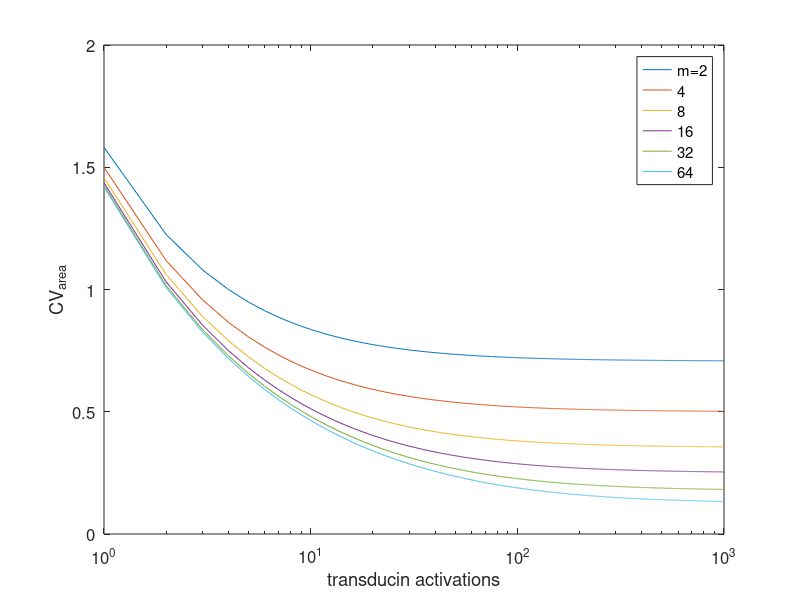

This chart was generated by the following MATLAB code: (Note: this script raises an error after producing the figure.)
%----------------------------------------------------------------------------------
% TRANSDUCTION MODELS
%----------------------------------------------------------------------------------

%%
% define plot color sequence, axis fonts
PlotColors = 'bgrkymcbgrkymcbgrkymcbgrkymc';
set(0, 'DefaultAxesFontName','Helvetica')
set(0, 'DefaultAxesFontSize', 12)
colormap([0 0 0])
scrsz = get(0, 'ScreenSize');

%%
%----------------------------------------------------------------------------------
% THEORETICAL PREDICTIONS
%----------------------------------------------------------------------------------

% CV of response areas vs number of steps in rhodopsin inactivation and
% number of transducin activations

TAct = 1:1000;
RhSteps = [2 4 8 16 32 64];
clear CVArea;

for step = 1:length(RhSteps)
    CVArea(:, step) = sqrt(1/RhSteps(step) + 2./TAct);
end
figure(1);

semilogx(CVArea);
xlabel('transducin activations');
ylabel('CV_{area}');
legend('m=2', '4', '8', '16', '32', '64');

%%
cd ~/Dropbox/Reproducibility/code-data 

%%
%----------------------------------------------------------------------------------
% MODELS FOR TIME-DEPENDENT VARIANCE BASED ON LINEAR TRANSDUCTION CASCADES
%----------------------------------------------------------------------------------

%%
% predict time-dependent variance in two cases assuming same Rh kinetics
% but different (linear) transduction cascade kinetics
%
% do this across a range of inactivation kinetics for rhodopsin to see
% which provides best explanation of data

RhShutoffFact = [225]      % effective time constants for rhodopsin shutoff
NumResponses = 	1000;
NumSteps = 7;
RhDecayFact = 1;

clear WTTPeakRatio GCAPTPeakRatio;

for cnt = 1:length(RhShutoffFact)

    tcon = RhShutoffFact(cnt);                                      % R*(t) decay time constant - units ms
    FreqCutoff = 10;                                

    % compute cascade filter for first response
    RespLength = length(WTAveNormSingle36C);
    Resp = WTAveNormSingle36C(1:RespLength);   % base response to compute R*->I filter
    tme = 1:RespLength;                          % time in ms

    % run stochastic simulation to get mean rhodopsin time course
    clear SimulateCondition;
    SimulateCondition.NumSteps = NumSteps;
    SimulateCondition.RhDecayFact = RhDecayFact;
    SimulateCondition.SamplingInterval = 1;         % ms
    SimulateCondition.EpochPts = length(Resp);
    SimulateCondition.EpochNumbers(1:NumResponses) = 0;
    SimulateCondition.ExcludeEpochs(1:NumResponses) = 0;
    SimulateCondition.RhodopsinCompression = 0;
    SimulateCondition.ResponseCompression = 0;
    SimulateCondition.NumPtsToPeak = 100;
    SimulateCondition.InitialShutoffRate = SimulateCondition.SamplingInterval * NumSteps / tcon;
    SimulateCondition = RhCascadeModel(SimulateCondition, Resp, NumResponses);

    filtFFT = fft(Resp) ./ fft(SimulateCondition.MeanRhTimeCourse);
    filtFFT(FreqCutoff+1:length(filtFFT)-FreqCutoff) = 0;
    WTFilt = real(ifft(filtFFT));

    % compute cascade filter for second response
    RespLength = length(GCAPAveNormSingle36C);
    Resp = GCAPAveNormSingle36C(1:RespLength);   % base response to compute R*->I filter
    tme = 1:RespLength;                          % time in ms

    % run stochastic simulation to get mean rhodopsin time course
    clear SimulateCondition;
    SimulateCondition.NumSteps = NumSteps;
    SimulateCondition.RhDecayFact = RhDecayFact;
    SimulateCondition.SamplingInterval = 1;         % ms
    SimulateCondition.EpochPts = length(Resp);
    SimulateCondition.EpochNumbers(1:NumResponses) = 0;
    SimulateCondition.ExcludeEpochs(1:NumResponses) = 0;
    SimulateCondition.RhodopsinCompression = 0;
    SimulateCondition.ResponseCompression = 0;
    SimulateCondition.NumPtsToPeak = 100;
    SimulateCondition.InitialShutoffRate = SimulateCondition.SamplingInterval * NumSteps / tcon;
    SimulateCondition = RhCascadeModel(SimulateCondition, Resp, NumResponses);

    % compute R*->I filter for second response
    filtFFT = fft(Resp) ./ fft(SimulateCondition.MeanRhTimeCourse);
    filtFFT(FreqCutoff+1:length(filtFFT)-FreqCutoff) = 0;
    GCAPFilt = real(ifft(filtFFT));

    % plot
    figure(1);clf
    plot(tme(1:length(WTFilt)), WTFilt, 'k', tme, GCAPFilt, 'r');

   %----------------------------------------------------------------------------------
   % compare wt and GCAP knockout responses using linear filters calculated
    % assuming identical average time course of rhodopsin activity and linear
    % transduction cascade (i.e. fit to mean response).

    % general setup stuff
    clear SimulateCondition;
    SimulateCondition.NumSteps = NumSteps;
    SimulateCondition.RhDecayFact = RhDecayFact;
    SimulateCondition.SamplingInterval = 1;         % ms
    SimulateCondition.EpochPts = length(WTFilt);
    SimulateCondition.EpochNumbers(1:NumResponses) = 0;
    SimulateCondition.ExcludeEpochs(1:NumResponses) = 0;
    SimulateCondition.RhodopsinCompression = 0;
    SimulateCondition.ResponseCompression = 0;
    SimulateCondition.NumPtsToPeak = 100;

    % multi-step shutoff
    ModelType = 'MultiStep';
    SimulateCondition.InitialShutoffRate = SimulateCondition.SamplingInterval * NumSteps / tcon;
    SimulateCondition = RhCascadeModel(SimulateCondition, WTFilt, NumResponses);

    % general setup stuff
    clear GCAPSimulateCondition;
    GCAPSimulateCondition.SamplingInterval = 1;         % ms
    GCAPSimulateCondition.EpochPts = length(GCAPFilt);
    GCAPSimulateCondition.EpochNumbers(1:NumResponses) = 0;
    GCAPSimulateCondition.ExcludeEpochs(1:NumResponses) = 0;
    GCAPSimulateCondition.NumSteps = NumSteps;
    GCAPSimulateCondition.RhDecayFact = RhDecayFact;
    GCAPSimulateCondition.SamplingInterval = 1;         % ms
    GCAPSimulateCondition.EpochPts = length(GCAPFilt);
    GCAPSimulateCondition.EpochNumbers(1:NumResponses) = 0;
    GCAPSimulateCondition.ExcludeEpochs(1:NumResponses) = 0;
    GCAPSimulateCondition.RhodopsinCompression = 0;
    GCAPSimulateCondition.ResponseCompression = 0;
    GCAPSimulateCondition.NumPtsToPeak = 100;
    
    GCAPSimulateCondition.InitialShutoffRate = SimulateCondition.SamplingInterval * NumSteps / tcon;

    % multi-step shutoff
    GCAPSimulateCondition = RhCascadeModel(GCAPSimulateCondition, GCAPFilt, NumResponses);

    % compare modeled and measured mean squared and variance
    fprintf('\nWT CV = %d\n', std(sum(SimulateCondition.EpochData')) / mean(sum(SimulateCondition.EpochData')));
    fprintf('GCAP CV = %d\n', std(sum(GCAPSimulateCondition.EpochData')) / mean(sum(GCAPSimulateCondition.EpochData')));

    SimulateCondition.AverageResponse = mean(SimulateCondition.EpochData);
    SimulateCondition.VarianceResponse = var(SimulateCondition.EpochData);
    GCAPSimulateCondition.AverageResponse = mean(GCAPSimulateCondition.EpochData);
    GCAPSimulateCondition.VarianceResponse = var(GCAPSimulateCondition.EpochData);

    [MaxVal, WTMeanTPeak] = max(SimulateCondition.AverageResponse);
    avesqsim = (SimulateCondition.AverageResponse / MaxVal).^2;
    avesqsim = avesqsim / 10;
    varsim = SimulateCondition.VarianceResponse / MaxVal^2;
    tme2 = 1:length(varsim);
    tme2 = tme2*SimulateCondition.SamplingInterval;

    figure(2);clf
    plot(tme2, avesqsim, 'r', tme2, varsim, 'r--');
    axis([0 1500 -.01 .2]);
    xlabel('normalized time');
    ylabel('normalize amp');
    hold on
    [MaxVal, MeanTPeak] = max(WTAveNormSingle36C);
    plot(tme2, WTAveNormSingle36C.^2 / MaxVal^2 / 10, 'k--', tme2, WTVarNormSingle36C / MaxVal^2, 'k--');

    [MaxVal, GCAPMeanTPeak] = max(GCAPSimulateCondition.AverageResponse);
    avesqsim = (GCAPSimulateCondition.AverageResponse / MaxVal).^2;
    avesqsim = avesqsim / 10;
    varsim = GCAPSimulateCondition.VarianceResponse / MaxVal^2;
    tme2 = 1:length(varsim);
    tme2 = tme2*GCAPSimulateCondition.SamplingInterval;

    figure(3); clf
    plot(tme2, avesqsim, 'r', tme2, varsim, 'r');
    hold on
    axis([0 1500 -.01 .2]);
    set(2, 'DefaultAxesFontSize', 14)
    xlabel('time (ms)');
    ylabel('normalize amp');
    [MaxVal, MeanTPeak] = max(GCAPAveNormSingle36C);
    plot(tme2, GCAPAveNormSingle36C.^2 / MaxVal^2 / 10, 'k--', tme2, GCAPVarNormSingle36C / MaxVal^2, 'k--');
    set(2, 'DefaultAxesFontSize', 11)
    legend('I wt', 'var wt', 'exp I wt', 'exp var wt', 'I GCAP', 'var GCAP', 'exp I GCAP', 'exp var GCAP');
    legend boxoff

    [MaxVal, WTVarTPeak] = max(SimulateCondition.VarianceResponse);
    [MaxVal, GCAPVarTPeak] = max(GCAPSimulateCondition.VarianceResponse);
    WTTPeakRatio(cnt) = WTVarTPeak / WTMeanTPeak;
    GCAPTPeakRatio(cnt) = GCAPVarTPeak / GCAPMeanTPeak;
    pause(1);
    
end

[MaxVal, WTVarTPeak] = max(WTVarNormSingle36C);
[MaxVal, WTMeanTPeak] = max(WTAveNormSingle36C);
[MaxVal, GCAPVarTPeak] = max(GCAPVarNormSingle36C);
[MaxVal, GCAPMeanTPeak] = max(GCAPAveNormSingle36C);
ExpWTTPeakRatio = WTVarTPeak / WTMeanTPeak;
ExpGCAPTPeakRatio = GCAPVarTPeak / GCAPMeanTPeak;

figure(4);
plot(RhShutoffFact, WTTPeakRatio, 'ok', RhShutoffFact, GCAPTPeakRatio, 'or');
xlabel('\tau_{Rh}')
ylabel('t_{peak, \sigma^2} / t_{peak, m}')
fprintf(1, '%d\n%d\n', ExpWTTPeakRatio, ExpGCAPTPeakRatio);
legend('WT', 'GCAP-/-')
legend boxoff

%----------------------------------------------------------------------------------
%%
% compare predictions of models as abruptness of rhodopsin inactivation
% varied

RhDecayFact = [1];
NumResponses = 	100;
NumSteps = 9;
RhTCon = 350;
Resp = WTAveNormSingle30C;

clear TPeakRatio VarWidth;

for cnt = 1:length(RhDecayFact)
    
    RespLength = length(Resp);
    tme = 1:RespLength;                          % time in ms
    FreqCutoff = 10;                                

    % run stochastic simulation to get mean rhodopsin time course
    clear SimulateCondition;
    SimulateCondition.NumSteps = NumSteps;
    SimulateCondition.RhDecayFact = RhDecayFact(cnt);
    SimulateCondition.SamplingInterval = 1;         % ms
    SimulateCondition.EpochPts = length(Resp);
    SimulateCondition.EpochNumbers(1:NumResponses) = 0;
    SimulateCondition.ExcludeEpochs(1:NumResponses) = 0;
    SimulateCondition.RhodopsinCompression = 0;
    SimulateCondition.ResponseCompression = 0;
    SimulateCondition.InitialShutoffRate = SimulateCondition.SamplingInterval * NumSteps / RhTCon;
    SimulateCondition.NumPtsToPeak = 100;
    SimulateCondition = RhCascadeModel(SimulateCondition, Resp, NumResponses);
    
    % compute transduction cascade filter
    filtFFT = fft(Resp) ./ fft(SimulateCondition.MeanRhTimeCourse);
    filtFFT(FreqCutoff+1:length(filtFFT)-FreqCutoff) = 0;
    WTFilt = real(ifft(filtFFT));    
    
    % generate responses
    clear SimulateCondition;
    SimulateCondition.SamplingInterval = 1;         % ms
    SimulateCondition.EpochPts = length(WTFilt);
    SimulateCondition.EpochNumbers(1:NumResponses) = 0;
    SimulateCondition.ExcludeEpochs(1:NumResponses) = 0;
    SimulateCondition.RhDecayFact = RhDecayFact(cnt);
    SimulateCondition.InitialShutoffRate = SimulateCondition.SamplingInterval * NumSteps / RhTCon;
    SimulateCondition.NumSteps = NumSteps;
    SimulateCondition.ResponseCompression = 0;
    SimulateCondition.RhodopsinCompression = 0;
    SimulateCondition.NumPtsToPeak = 100;

    % multi-step shutoff
    ModelType = 'MultiStep';
    SimulateCondition = RhCascadeModel(SimulateCondition, WTFilt, NumResponses);

    % compare modeled and measured mean squared and variance
    fprintf('\nWT CV = %d\n', std(sum(SimulateCondition.EpochData')) / mean(sum(SimulateCondition.EpochData')));

    SimulateCondition.AverageResponse = mean(SimulateCondition.EpochData);
    SimulateCondition.VarianceResponse = var(SimulateCondition.EpochData);

    [MaxVal, MeanTPeak] = max(SimulateCondition.AverageResponse);
    avesqsim = (SimulateCondition.AverageResponse / MaxVal).^2;
    avesqsim = avesqsim / 10;
    varsim = SimulateCondition.VarianceResponse / MaxVal^2;
    tme2 = 1:length(varsim);
    tme2 = tme2*SimulateCondition.SamplingInterval;

    figure(2);clf
    plot(tme2, avesqsim, 'k', tme2, varsim, 'k');
    axis([0 1500 -.01 .2]);
    xlabel('time (ms)');
    ylabel('normalize amp');
    hold on
    [MaxVal, MeanTPeak] = max(WTAveNormSingle36C);
    plot(tme2, WTAveNormSingle36C.^2 / MaxVal^2 / 10, 'k--', tme2, WTVarNormSingle36C / MaxVal^2, 'k--');
    set(2, 'DefaultAxesFontSize', 11)
    legend('I wt', 'var wt', 'exp I wt', 'exp var wt')
    legend boxoff
    pause(1)

    [MaxVal, VarTPeak] = max(SimulateCondition.VarianceResponse);
    TPeakRatio(cnt) = VarTPeak / MeanTPeak;
    Indices = find(SimulateCondition.VarianceResponse > 0.5*MaxVal);
    FirstTime = Indices(min(find(Indices < VarTPeak)));
    SecondTime = Indices(max(find(Indices > VarTPeak)));
    VarWidth(cnt) = SecondTime - FirstTime;
    
end

figure(3);clf
plot(RhDecayFact, TPeakRatio, 'ko');
xlabel('Rh* fractional decay')
ylabel('t_{peak, \sigma^2} / t_{peak, m}')
figure(4);clf
plot(RhDecayFact, VarWidth, 'ko');
xlabel('Rh* fractional decay')
ylabel('variance half width')

%----------------------------------------------------------------------------------
%%
% model including stochastic transducin activation

NumResponses = 	500;
NumSteps = 8;
RhTCon = 250;
TranTCon = 300;
RhDecayFact = 1;
TransRate = [0.08 0.1 0.2 0.4];

if (1)
    ExpMean = WTAveNormSingle36C;
    ExpVar = WTVarNormSingle36C;
else
    ExpMean = GCAPAveNormSingle36C;
    ExpVar = GCAPVarNormSingle36C;
end

RespLength = length(ExpMean);
Resp = ExpMean(1:RespLength);   % base response to compute R*->I filter
tme = 1:RespLength;                          % time in ms
FreqCutoff = 10;                                
clear MeanTAct CVArea

for cnt = 1:length(TransRate)

    % general setup stuff
    clear SimulateCondition;
    SimulateCondition.SamplingInterval = 1;         % ms
    SimulateCondition.EpochPts = length(ExpMean);
    SimulateCondition.EpochNumbers(1:NumResponses) = 0;
    SimulateCondition.ExcludeEpochs(1:NumResponses) = 0;
    SimulateCondition.RhDecayFact = RhDecayFact;
    SimulateCondition.InitialShutoffRate = SimulateCondition.SamplingInterval * NumSteps / RhTCon;
    SimulateCondition.NumSteps = NumSteps;
    SimulateCondition.ResponseCompression = 0;
    SimulateCondition.RhodopsinCompression = 0;
    SimulateCondition.BaseTransRate = TransRate(cnt) * SimulateCondition.SamplingInterval;          % cannot exceed 1 - decrease sampling interval to get higher rate
    SimulateCondition.TransCompression = 0;
    SimulateCondition.TransDecayTimeConst = TranTCon / SimulateCondition.SamplingInterval;
    SimulateCondition.DeterministicRhModel = 0;
    
    % multi-step shutoff
    SimulateCondition = RhPlusTransducinCascadeModel(SimulateCondition, Resp, NumResponses);

    % compute transduction cascade filter
    filtFFT = fft(Resp) ./ fft(SimulateCondition.MeanTrTimeCourse);
    filtFFT(FreqCutoff+1:length(filtFFT)-FreqCutoff) = 0;
    WTFilt = real(ifft(filtFFT));    

    % multi-step shutoff
    SimulateCondition = RhPlusTransducinCascadeModel(SimulateCondition, WTFilt, NumResponses);

    SimulateCondition.AverageResponse = mean(SimulateCondition.EpochData);
    SimulateCondition.VarianceResponse = var(SimulateCondition.EpochData);

    fprintf('CV = %d\n', std(sum(SimulateCondition.EpochData')) / mean(sum(SimulateCondition.EpochData')));
    fprintf('mean number T activated = %d\n', mean(SimulateCondition.TransCount));
    CVArea(cnt) = std(sum(SimulateCondition.EpochData')) / mean(sum(SimulateCondition.EpochData'));
    MeanTAct(cnt) = mean(SimulateCondition.TransCount);

    [MaxVal, MeanTPeak] = max(SimulateCondition.AverageResponse);
    avesqsim = (SimulateCondition.AverageResponse / MaxVal).^2;
    avesqsim = avesqsim / 10;
    varsim = SimulateCondition.VarianceResponse / MaxVal^2;
    tme2 = 1:length(varsim);
    tme2 = tme2*SimulateCondition.SamplingInterval;

    figure(2);clf
    plot(tme2, avesqsim, 'k', tme2, varsim, 'k');
    axis([0 1500 -.01 .2]);
    xlabel('time (ms)');
    ylabel('normalize amp');
    hold on
    plot(tme2, ExpMean.^2 / 10, 'k--', tme2, ExpVar, 'k--');
    set(2, 'DefaultAxesFontSize', 11)
    legend('I wt', 'var wt', 'exp I wt', 'exp var wt')
    legend boxoff
    pause(1);

end

figure(3);clf
semilogx(MeanTAct, CVArea, 'o');
xlabel('ave # T activated');
ylabel('CV Area');
axis tight

%%
%----------------------------------------------------------------------------------
% LIKELIHOOD PARAMETER FITTING
%----------------------------------------------------------------------------------
%%
cd ~/Dropbox/Reproducibility/code-data

%%
% scan across several parameters and assess likelihood of each given
% properties of experimental responses

NumSteps =  [6 10 14];              % number shutoff steps
RhTCon = [200 300 400];             % rhodopsin decay time constant in ms
RhDecayFact = [0 0.25 0.5 0.75 1];  % extend of rhodopsin decay for each step
NumResponses = 10000;       % with 5000 resps simulation std ~1%, about 10% std in likelihood

load WTSingles36
Resp = Target.AveSingle;
FreqCutoff = 10;                                  
NumLoops = 1;
Verbose = 1;
CovarFit = 0;                   % if 0, likelihood assumes parameters independent

for loop = 1:NumLoops
    
    clear TPeakRatio VarWidth Likelihood CV;

    for step = 1:length(NumSteps)

        for tcon = 1:length(RhTCon)

            for decay = 1:length(RhDecayFact)

                RespLength = length(Resp);
                tme = 1:RespLength;                          % time in ms

                % run stochastic simulation to get mean rhodopsin time course
                clear SimulateCondition;
                SimulateCondition.NumSteps = NumSteps(step);
                SimulateCondition.RhDecayFact = RhDecayFact(decay);
                SimulateCondition.SamplingInterval = 1;         % ms
                SimulateCondition.EpochPts = length(Resp);
                SimulateCondition.EpochNumbers(1:NumResponses) = 0;
                SimulateCondition.ExcludeEpochs(1:NumResponses) = 0;
                SimulateCondition.RhodopsinCompression = 0;
                SimulateCondition.ResponseCompression = 0;
                SimulateCondition.InitialShutoffRate = SimulateCondition.SamplingInterval * NumSteps(step) / RhTCon(tcon);
                SimulateCondition.NumPtsToPeak = 100;
                 
                SimulateCondition = RhCascadeModel(SimulateCondition, Resp, NumResponses);

                % compute transduction cascade filter
                filtFFT = fft(Resp) ./ fft(SimulateCondition.MeanRhTimeCourse);
                filtFFT(FreqCutoff+1:length(filtFFT)-FreqCutoff) = 0;
                WTFilt = real(ifft(filtFFT));    

                % generate responses
                SimulateCondition = RhCascadeModel(SimulateCondition, WTFilt, NumResponses);

                % compare modeled and measured mean squared and variance
                CV(decay, tcon, step) = std(sum(SimulateCondition.EpochData')) / mean(sum(SimulateCondition.EpochData'));

                SimulateCondition.AverageResponse = mean(SimulateCondition.EpochData);
                SimulateCondition.VarianceResponse = var(SimulateCondition.EpochData);

                [MaxVal, MeanTPeak] = max(SimulateCondition.AverageResponse);
                [MaxVal, VarTPeak] = max(SimulateCondition.VarianceResponse);
                TPeakRatio(decay, tcon, step) = VarTPeak / MeanTPeak;
                Indices = find(SimulateCondition.VarianceResponse > 0.5*MaxVal);
                FirstTime = Indices(min(find(Indices < VarTPeak)));
                SecondTime = Indices(max(find(Indices > VarTPeak)));
                VarWidth(decay, tcon, step) = (SecondTime - FirstTime) / MeanTPeak;
                
                % calculate likelihood of model parameters
                if (CovarFit)       % take into account covariance of measured parameters
                    ParamsVec(1) = CV(decay, tcon, step) - Target.MeanCVArea; 
                    ParamsVec(2) = TPeakRatio(decay, tcon, step) - Target.MeanTPeakRatio;
                    ParamsVec(3) = VarWidth(decay, tcon, step) - Target.MeanVarWidth;
                    ParamsProjs = ParamsVec * Target.ParamsEigVec;
                    Likelihood(decay, tcon, step) = normpdf(abs(ParamsProjs(1)/Target.ParamsEigSEM(1)));
                    Likelihood(decay, tcon, step) = Likelihood(decay, tcon, step) * normpdf(abs(ParamsProjs(2)/Target.ParamsEigSEM(2)));;
                    Likelihood(decay, tcon, step) = Likelihood(decay, tcon, step) * normpdf(abs(ParamsProjs(3)/Target.ParamsEigSEM(3)));
                else    % assume parameters independent
                    Likelihood(decay, tcon, step) = normpdf((abs(CV(decay, tcon, step) - Target.MeanCVArea) / Target.SEMCVArea));
                    Likelihood(decay, tcon, step) = Likelihood(decay, tcon, step) * normpdf((abs(TPeakRatio(decay, tcon, step) - Target.MeanTPeakRatio) / Target.SEMTPeakRatio));
                    Likelihood(decay, tcon, step) = Likelihood(decay, tcon, step) * normpdf((abs(VarWidth(decay, tcon, step) - Target.MeanVarWidth) / Target.SEMVarWidth));
                end
                
                if (Verbose)
                    fprintf('%d %d %d\n', step, tcon, decay); 
                    fprintf('\tCV = %d TPeakRatio = %d VarWidth = %d Likelihood = %d\n', CV(decay, tcon, step), TPeakRatio(decay, tcon, step), VarWidth(decay, tcon, step), Likelihood(decay, tcon, step));
                end
                
            end

        end

    end
    [MaxVal, MaxLoc] = max(Likelihood(:));
    MaxLoc = MaxLoc-1;
    Index1 = floor(MaxLoc / (length(RhDecayFact) * length(RhTCon)));
    Index2 = floor((MaxLoc - Index1 * (length(RhDecayFact) * length(RhTCon))) / length(RhDecayFact));
    Index3 = MaxLoc - Index1 * (length(RhDecayFact) * length(RhTCon)) - Index2 * length(RhDecayFact);

    fprintf(1, '%d %d %d\n', Index1+1, Index2+1, Index3+1);
    fprintf(1, '%d %d %d\n', NumSteps(Index1+1), RhTCon(Index2+1), RhDecayFact(Index3+1));

end

ContourLevels = [-4:0.5:0] + log10(max(Likelihood(:)));
figure(2);clf

for step = 1:length(NumSteps)
    subplot(1, length(NumSteps), step);
    contour(RhTCon, RhDecayFact, log10(Likelihood(:, :, step)), sort(ContourLevels))
    temp = strcat(num2str(NumSteps(step)), ' steps');
    text(RhTCon(2), RhDecayFact(2), temp);
end
subplot(1, length(NumSteps), 1)
ylabel('Rh decay factor');
subplot(1, length(NumSteps), ceil(length(NumSteps)/2))
xlabel('Rh* duration');


%%
% scan across several parameters and assess likelihood of each given
% properties of experimental responses - transducin compression

NumSteps = [10];
RhTCon = [100];
TranTCon = 100;
RhDecayFact = 1;
NumResponses = 1000;       % with 5000 resps simulation std ~1%, about 10% std in likelihood
load WTSingles36
Resp = Target.AveSingle;
FreqCutoff = 10;                                
NumLoops = 1;
Verbose = 1;
TransRate = [0.03 0.1];
TransCompression = 200;
TransRateCompressFlag = 1;
CovarFit = 0;

for loop = 1:NumLoops
    
    clear TPeakRatio VarWidth Likelihood CV;

    for step = 1:length(NumSteps)

        for tcon = 1:length(RhTCon)

            for comp = 1:length(TransRate)

                RespLength = length(Resp);
                tme = 1:RespLength;                          % time in ms

                % run stochastic simulation to get mean rhodopsin time
                % course
                clear SimulateCondition;
                SimulateCondition.NumSteps = NumSteps(step);
                SimulateCondition.RhDecayFact = RhDecayFact;
                SimulateCondition.SamplingInterval = 1;         % ms
                SimulateCondition.EpochPts = length(Resp);
                SimulateCondition.EpochNumbers(1:NumResponses) = 0;
                SimulateCondition.ExcludeEpochs(1:NumResponses) = 0;
                SimulateCondition.RhodopsinCompression = 0;
                SimulateCondition.ResponseCompression = 0;
                SimulateCondition.DeterministicRhModel = 1;
                SimulateCondition.DeterministicTrModel = 0;
                SimulateCondition.InitialShutoffRate = SimulateCondition.SamplingInterval * NumSteps(step) / RhTCon(tcon);
                SimulateCondition.NumPtsToPeak = 100;
                SimulateCondition.TransCompression = 0;
                SimulateCondition.TransRateCompression = TransCompression;
                SimulateCondition.BaseTransRate = TransRate(comp);                  % cannot exceed 1 - decrease sampling interval to get higher rate
%                 if (TransRateCompressFlag)
%                     SimulateCondition.TransCompression = 0;
%                     SimulateCondition.TransRateCompression = TransCompression(comp);
%                 else
%                     SimulateCondition.TransCompression = TransCompression(comp);
%                     SimulateCondition.TransRateCompression = 0;
%                 end
                SimulateCondition.TransDecayTimeConst = TranTCon / SimulateCondition.SamplingInterval;
                SimulateCondition.NumPtsToPeak = 100;

                % multi-step shutoff
                SimulateCondition = RhPlusTransducinCascadeModel(SimulateCondition, Resp, NumResponses);
                
                % compute transduction cascade filter
                filtFFT = fft(Resp) ./ fft(SimulateCondition.MeanTrTimeCourse);
                filtFFT(FreqCutoff+1:length(filtFFT)-FreqCutoff) = 0;
                WTFilt = real(ifft(filtFFT));    
                 
                % multi-step shutoff
                SimulateCondition = RhPlusTransducinCascadeModel(SimulateCondition, WTFilt, NumResponses);

                % compare modeled and measured mean squared and variance
                CV(comp, tcon, step) = std(sum(SimulateCondition.EpochData')) / mean(sum(SimulateCondition.EpochData'));

                SimulateCondition.AverageResponse = mean(SimulateCondition.EpochData);
                SimulateCondition.VarianceResponse = var(SimulateCondition.EpochData);

                [MaxVal, MeanTPeak] = max(SimulateCondition.AverageResponse);
                [MaxVal, VarTPeak] = max(SimulateCondition.VarianceResponse);
                TPeakRatio(comp, tcon, step) = VarTPeak / MeanTPeak;
                Indices = find(SimulateCondition.VarianceResponse > 0.5*MaxVal);
                FirstTime = Indices(min(find(Indices < VarTPeak)));
                SecondTime = Indices(max(find(Indices > VarTPeak)));
                VarWidth(comp, tcon, step) = (SecondTime - FirstTime) / MeanTPeak;
                if (CovarFit)       % take into account covariance of measured parameters
                    ParamsVec(1) = CV(comp, tcon, step) - Target.MeanCVArea; 
                    ParamsVec(2) = TPeakRatio(comp, tcon, step) - Target.MeanTPeakRatio;
                    ParamsVec(3) = VarWidth(comp, tcon, step) - Target.MeanVarWidth;
                    ParamsProjs = ParamsVec * Target.ParamsEigVec;
                    Likelihood(comp, tcon, step) = normpdf(abs(ParamsProjs(1)/Target.ParamsEigSEM(1)));
                    Likelihood(comp, tcon, step) = Likelihood(comp, tcon, step) * normpdf(abs(ParamsProjs(2)/Target.ParamsEigSEM(2)));;
                    Likelihood(comp, tcon, step) = Likelihood(comp, tcon, step) * normpdf(abs(ParamsProjs(3)/Target.ParamsEigSEM(3)));
                else    % assume parameters independent
                    Likelihood(comp, tcon, step) = normpdf((abs(CV(comp, tcon, step) - Target.MeanCVArea) / Target.SEMCVArea));
                    Likelihood(comp, tcon, step) = Likelihood(comp, tcon, step) * normpdf((abs(TPeakRatio(comp, tcon, step) - Target.MeanTPeakRatio) / Target.SEMTPeakRatio));
                    Likelihood(comp, tcon, step) = Likelihood(comp, tcon, step) * normpdf((abs(VarWidth(comp, tcon, step) - Target.MeanVarWidth) / Target.SEMVarWidth));
                end

                if (Verbose)
                    fprintf('%d %d %d\n', step, tcon, comp); 
                    fprintf('\tCV = %d TPeakRatio = %d VarWidth = %d Likelihood = %d\n', CV(comp, tcon, step), TPeakRatio(comp, tcon, step), VarWidth(comp, tcon, step), Likelihood(comp, tcon, step));
                end

            end

        end
    end

    [MaxVal, MaxLoc] = max(Likelihood(:));
    MaxLoc = MaxLoc-1;
    Index1 = floor(MaxLoc / (length(TransCompression) * length(RhTCon)));
    Index2 = floor((MaxLoc - Index1 * (length(TransCompression) * length(RhTCon))) / length(TransCompression));
    Index3 = MaxLoc - Index1 * (length(TransCompression) * length(RhTCon)) - Index2 * length(TransCompression);
    
    fprintf(1, '%d %d %d\n', Index1+1, Index2+1, Index3+1);
    fprintf(1, '%d %d %d\n', NumSteps(Index1+1), RhTCon(Index2+1), TransCompression(Index3+1));
end
 
ContourLevels = [-4:0.5:0] + log10(max(Likelihood(:)));
figure(1);clf

for step = 1:length(NumSteps)
    subplot(1, length(NumSteps), step);
    contour(RhTCon, TransCompression, log10(Likelihood(:, :, step)), sort(ContourLevels))
    temp = strcat(num2str(NumSteps(step)), ' steps');
    text(RhTCon(2), TransCompression(2), temp);
end
subplot(1, length(NumSteps), 1)
ylabel('Tr compress factor');
subplot(1, length(NumSteps), ceil(length(NumSteps)/2))
xlabel('Rh* duration');

%%
% variability in rhodopsin vs transducin

NumSteps = [6 8 10 12 14];
RhTCon = 250;
TranTCon = 100;
RhDecayFact = 1;
NumResponses = 1000;       % with 5000 resps simulation std ~1%, about 10% std in likelihood
Resp = WTAveNormSingle36C;
Target = WTSingles36;
FreqCutoff = 10;                                
NumLoops = 1;
Verbose = 1;
TransRate = [0.1 0.2 0.4 0.6 0.8];
TransCompression = 0;

for loop = 1:NumLoops
    
    clear TPeakRatio VarWidth Likelihood CV;

    for step = 1:length(NumSteps)

        for rate = 1:length(TransRate)

            RespLength = length(Resp);
            tme = 1:RespLength;                          % time in ms

            % run stochastic simulation to get mean rhodopsin time course
            clear SimulateCondition;
            SimulateCondition.NumSteps = NumSteps(step);
            SimulateCondition.RhDecayFact = RhDecayFact;
            SimulateCondition.SamplingInterval = 1;         % ms
            SimulateCondition.EpochPts = length(Resp);
            SimulateCondition.EpochNumbers(1:NumResponses) = 0;
            SimulateCondition.ExcludeEpochs(1:NumResponses) = 0;
            SimulateCondition.RhodopsinCompression = 0;
            SimulateCondition.ResponseCompression = 0;
            SimulateCondition.DeterministicRhModel = 0;
            SimulateCondition.DeterministicTrModel = 0;
            SimulateCondition.InitialShutoffRate = SimulateCondition.SamplingInterval * NumSteps(step) / RhTCon;
            SimulateCondition.NumPtsToPeak = 100;
            SimulateCondition.BaseTransRate = TransRate(rate);                  % cannot exceed 1 - decrease sampling interval to get higher rate
            SimulateCondition.TransCompression = TransCompression;
            SimulateCondition.TransDecayTimeConst = TranTCon / SimulateCondition.SamplingInterval;
            SimulateCondition.NumPtsToPeak = 100;

            % multi-step shutoff
            SimulateCondition = RhPlusTransducinCascadeModel(SimulateCondition, Resp, NumResponses);

            % compute transduction cascade filter
            filtFFT = fft(Resp) ./ fft(SimulateCondition.MeanTrTimeCourse);
            filtFFT(FreqCutoff+1:length(filtFFT)-FreqCutoff) = 0;
            WTFilt = real(ifft(filtFFT));    

            % multi-step shutoff
            SimulateCondition = RhPlusTransducinCascadeModel(SimulateCondition, WTFilt, NumResponses);

            % compare modeled and measured mean squared and variance
            CV(rate, step) = std(sum(SimulateCondition.EpochData')) / mean(sum(SimulateCondition.EpochData'));

            SimulateCondition.AverageResponse = mean(SimulateCondition.EpochData);
            SimulateCondition.VarianceResponse = var(SimulateCondition.EpochData);

            [MaxVal, MeanTPeak] = max(SimulateCondition.AverageResponse);
            [MaxVal, VarTPeak] = max(SimulateCondition.VarianceResponse);
            TPeakRatio(rate, step) = VarTPeak / MeanTPeak;
            Indices = find(SimulateCondition.VarianceResponse > 0.5*MaxVal);
            FirstTime = Indices(min(find(Indices < VarTPeak)));
            SecondTime = Indices(max(find(Indices > VarTPeak)));
            VarWidth(rate, step) = SecondTime - FirstTime;
            Likelihood(rate, step) = normpdf((abs(CV(rate, step) - Target.MeanCVArea) / Target.SEMCVArea));
            Likelihood(rate, step) = Likelihood(rate, step) * normpdf((abs(TPeakRatio(rate, step) - Target.MeanTPeakRatio) / Target.SEMTPeakRatio));
            Likelihood(rate, step) = Likelihood(rate, step) * normpdf((abs(VarWidth(rate, step) - Target.MeanVarWidth) / Target.SEMVarWidth));

            if (Verbose)
                fprintf('%d %d\n', rate, comp); 
                fprintf('\tCV = %d TPeakRatio = %d VarWidth = %d Likelihood = %d\n', CV(rate, step), TPeakRatio(rate, step), VarWidth(rate, step), Likelihood(rate, step));
            end

        end
    end

%     [MaxVal, MaxLoc] = max(Likelihood(:));
%     MaxLoc = MaxLoc-1;
%     Index1 = floor(MaxLoc / (length(TransCompression) * length(TranTCon)));
%     Index2 = floor((MaxLoc - Index1 * (length(TransCompression) * length(TranTCon))) / length(TransCompression));
%     Index3 = MaxLoc - Index1 * (length(TransCompression) * length(TranTCon)) - Index2 * length(TransCompression);
%     
%     fprintf(1, '%d %d %d\n', Index1+1, Index2+1, Index3+1);
%     fprintf(1, '%d %d %d\n', NumSteps(Index1+1), TranTCon(Index2+1), TransCompression(Index3+1));
end

%%
%----------------------------------------------------------------------------------
% LIKELIHOOD ANALYSIS USING PCA
%----------------------------------------------------------------------------------

%%
% scan across several parameters and assess likelihood of each given
% properties of experimental responses

NumSteps =  [8 10 12];
RhTCon = [400 450 500 550];
RhDecayFact = [0.6 0.8 1];
NumResponses = 2000;       % with 5000 resps simulation std ~1%, about 10% std in likelihood
load GCAPSingles36
Resp = Target.AveSingle;
NormResp = Target.AveNormSingle;
FreqCutoff = 10;                                
NumLoops = 1;
Verbose = 1;
NumEigVec = 3;

clear EigVec Likelihood;

for vec = 1:NumEigVec
    EigVec(1:length(NormResp), vec) = Target.EigVec(1:length(NormResp), vec);
end
CompVarMean = mean(Target.VarSinglesProjections - Target.VarFailuresProjections);
CompVarSEM = std(Target.VarSinglesProjections - Target.VarFailuresProjections)/sqrt(size(Target.VarSinglesProjections, 1));

for loop = 1:NumLoops
            
    RespLength = length(Resp);
    tme = 1:RespLength;                          % time in ms

    for step = 1:length(NumSteps)
        for tcon = 1:length(RhTCon)
            for decay = 1:length(RhDecayFact)

                % run stochastic simulation to get mean rhodopsin time course
                clear SimulateCondition;
                SimulateCondition.NumSteps = NumSteps(step);
                SimulateCondition.RhDecayFact = RhDecayFact(decay);
                SimulateCondition.SamplingInterval = 1;         % ms
                SimulateCondition.EpochPts = length(Resp);
                SimulateCondition.EpochNumbers(1:NumResponses) = 0;
                SimulateCondition.ExcludeEpochs(1:NumResponses) = 0;
                SimulateCondition.RhodopsinCompression = 0;
                SimulateCondition.ResponseCompression = 0;
                SimulateCondition.InitialShutoffRate = SimulateCondition.SamplingInterval * NumSteps(step) / RhTCon(tcon);
                SimulateCondition.NumPtsToPeak = 100;

                SimulateCondition = RhCascadeModel(SimulateCondition, Resp, NumResponses);

                % compute transduction cascade filter
                filtFFT = fft(Resp) ./ fft(SimulateCondition.MeanRhTimeCourse);
                filtFFT(FreqCutoff+1:length(filtFFT)-FreqCutoff) = 0;
                WTFilt = real(ifft(filtFFT));    

                % generate responses
                SimulateCondition = RhCascadeModel(SimulateCondition, WTFilt, NumResponses);

                % determine projections along each PC
                Singles = SimulateCondition.NormSingles(1:length(NormResp), :);
                SimSinglesProjs = Singles' * EigVec;
                VarSimSinglesProjs = var(SimSinglesProjs);
                
                % compare modeled and measured mean squared and variance
                CV(decay, tcon, step) = std(sum(SimulateCondition.EpochData')) / mean(sum(SimulateCondition.EpochData'));

                Likelihood(decay, tcon, step) = normpdf((abs(CV(decay, tcon, step) - Target.MeanCVArea) / Target.SEMCVArea));

                for vec = 1:NumEigVec
                         Likelihood(decay, tcon, step) = Likelihood(decay, tcon, step) * normpdf((VarSimSinglesProjs(vec) - CompVarMean(vec)) / CompVarSEM(vec));
                end

                if (Verbose)
                    fprintf('%d %d %d CV = %d Likelihood = %d\n', step, tcon, decay, CV(decay, tcon, step), Likelihood(decay, tcon, step));
                end
    
            end
        end
    end
    [MaxVal, MaxLoc] = max(Likelihood(:));
    MaxLoc = MaxLoc-1;
    Index1 = floor(MaxLoc / (length(RhDecayFact) * length(RhTCon)));
    Index2 = floor((MaxLoc - Index1 * (length(RhDecayFact) * length(RhTCon))) / length(RhDecayFact));
    Index3 = MaxLoc - Index1 * (length(RhDecayFact) * length(RhTCon)) - Index2 * length(RhDecayFact);

    fprintf(1, '%d %d %d\n', Index1+1, Index2+1, Index3+1);
    fprintf(1, '%d %d %d\n', NumSteps(Index1+1), RhTCon(Index2+1), RhDecayFact(Index3+1));
end

ContourLevels = [-4:0.5:0] + log10(max(Likelihood(:)));
figure(2);clf

for step = 1:length(NumSteps)
    subplot(1, length(NumSteps), step);
    contour(RhTCon, RhDecayFact, log10(Likelihood(:, :, step)), sort(ContourLevels))
    temp = strcat(num2str(NumSteps(step)), ' steps');
    text(RhTCon(2), RhDecayFact(2), temp);
end
subplot(1, length(NumSteps), 1)
ylabel('Rh decay factor');
subplot(1, length(NumSteps), ceil(length(NumSteps)/2))
xlabel('Rh* duration');





%%
%----------------------------------------------------------------------------------
% MODELS FOR TIME-DEPENDENT VARIANCE BASED ON NONLINEAR TRANSDUCTION CASCADES
%----------------------------------------------------------------------------------

%---------------------------------------------------------------------
% saturation of transducin activity

NumResponses = 	500;
NumSteps = 10;
RhTCon = 50;
TranTCon = 300;
RhDecayFact = 1;
TransRate = 0.3;
TransCompression = [0];
clear MeanTAct CVArea

if (1)
    ExpMean = WTAveNormSingle36C;
    ExpVar = WTVarNormSingle36C;
else
    ExpMean = GCAPAveNormSingle36C;
    ExpVar = GCAPVarNormSingle36C;
end

RespLength = length(ExpMean);
Resp = ExpMean(1:RespLength);   % base response to compute R*->I filter
tme = 1:RespLength;                          % time in ms
FreqCutoff = 10;                                

for cnt = 1:length(TransCompression)

    % general setup stuff
    clear SimulateCondition;
    SimulateCondition.SamplingInterval = 1;         % ms
    SimulateCondition.EpochPts = length(WTFilt);
    SimulateCondition.EpochNumbers(1:NumResponses) = 0;
    SimulateCondition.ExcludeEpochs(1:NumResponses) = 0;
    SimulateCondition.RhDecayFact = RhDecayFact;
    SimulateCondition.InitialShutoffRate = SimulateCondition.SamplingInterval * NumSteps / RhTCon;
    SimulateCondition.NumSteps = NumSteps;
    SimulateCondition.ResponseCompression = 0;
    SimulateCondition.RhodopsinCompression = 0;
    SimulateCondition.DeterministicRhModel = 1;
    SimulateCondition.DeterministicTrModel = 0;
    SimulateCondition.BaseTransRate = TransRate;                  % cannot exceed 1 - decrease sampling interval to get higher rate
    SimulateCondition.TransCompression = TransCompression(cnt);
    SimulateCondition.TransDecayTimeConst = TranTCon / SimulateCondition.SamplingInterval;

    % multi-step shutoff
    SimulateCondition = RhPlusTransducinCascadeModel(SimulateCondition, Resp, NumResponses);

    % compute transduction cascade filter
    filtFFT = fft(Resp) ./ fft(SimulateCondition.MeanTrTimeCourse);
    filtFFT(FreqCutoff+1:length(filtFFT)-FreqCutoff) = 0;
    WTFilt = real(ifft(filtFFT));    

    % multi-step shutoff
    SimulateCondition = RhPlusTransducinCascadeModel(SimulateCondition, WTFilt, NumResponses);

    SimulateCondition.AverageResponse = mean(SimulateCondition.EpochData);
    SimulateCondition.VarianceResponse = var(SimulateCondition.EpochData);

    fprintf('CV = %d\n', std(sum(SimulateCondition.EpochData')) / mean(sum(SimulateCondition.EpochData')));
    fprintf('mean number T activated = %d\n', mean(SimulateCondition.TransCount));
    CVArea(cnt) = std(sum(SimulateCondition.EpochData')) / mean(sum(SimulateCondition.EpochData'));
    MeanTAct(cnt) = mean(SimulateCondition.TransCount);

    [MaxVal, MeanTPeak] = max(SimulateCondition.AverageResponse);
    avesqsim = (SimulateCondition.AverageResponse / MaxVal).^2;
    avesqsim = avesqsim / 10;
    varsim = SimulateCondition.VarianceResponse / MaxVal^2;
    tme2 = 1:length(varsim);
    tme2 = tme2*SimulateCondition.SamplingInterval;

    figure(2);clf
    plot(tme2, avesqsim, 'k', tme2, varsim, 'k--');
    axis([0 1500 -.01 .2]);
    xlabel('time (ms)');
    ylabel('normalize amp');
    pause(1);
    
end

figure(3);
semilogx(TransCompression, CVArea, 'o');
xlabel('ave # T activated');
ylabel('CV Area');
axis tight

%%
%---------------------------------------------------------------------
% Check linearity of transduction process by looking at consistency of 
% average single photon responses across genetic manipulations of R*
% inactivation.  First compute linear filter connecting R*(t) and I(t) for
% one genetic background.  Then use this filter to predict response to step
% in R* activity (i.e. in absence of inactivation).  
%
% Created 7/10 FMR
%
% Dependencies: requires average single photon responses from wild-type,
% GRK1+/- and CSM rods.  Sampling time step is 1 ms.
%---------------------------------------------------------------------

% assuming linear transduction cascade
RespLength = length(AveSingles.RKAveSingle);

Resp = AveSingles.RKAveSingle(1:RespLength);   % base response to compute R*->I filter
tme = 1:RespLength;                          % time in ms
tcon1 = 640;                                      % R*(t) decay time constant for "base" response - units ms
tcon2 = 300;                                      % R*(t) decay time constant for first predicted response - units ms
FreqCutoff = 20;                                

% compute R*->I filter for "base" response
Rh = exp(-tme/tcon1);

filtFFT = fft(Resp) ./ fft(Rh);
filtFFT(FreqCutoff+1:length(filtFFT)-FreqCutoff) = 0;
filt = real(ifft(filtFFT));
pred = real(ifft(fft(Rh) .* fft(filt)));        % sanity check - essentially checks frequency cutoff

% predict CSM (no inactivation) response as integral of filter (i.e. 
% R*(t) = 1 for all t)
pred2 = cumsum(filt);

% predict response with other R* decay time constant
RespLength = length(AveSingles.WTAveSingle);
Resp = AveSingles.RKAveSingle(1:RespLength);   % base response to compute R*->I filter
tme2 = 1:RespLength;                          % time in ms

% compute R*->I filter for "base" response
Rh = exp(-tme2/tcon1);
filtFFT = fft(Resp) ./ fft(Rh);
filtFFT(FreqCutoff+1:length(filtFFT)-FreqCutoff) = 0;
filt = real(ifft(filtFFT));

Rh = exp(-tme2/tcon2);
pred1 = real(ifft(fft(Rh) .* fft(filt)));

% plot
figure(1);
plot(tme2, filt);
figure(2); clf
pred1 = pred1 + 0.1;
plot(tme, AveSingles.RKAveSingle(1:length(tme)), 'k', tme2, AveSingles.WTAveSingle(1:length(tme2)), 'b', tme, AveSingles.CSMAveSingle(1:length(tme)), 'r', tme, pred, 'k', tme2, pred1, 'b', tme, pred2, 'r');
set(2, 'DefaultAxesFontSize', 11)
legend('GRK+/-', 'wt', 'CSM', 'GRK+/- pred', 'wt pred', 'CSM pred', 'Location', 'East');
legend boxoff
set(2, 'DefaultAxesFontSize', 14)
xlabel('ms');
ylabel('pA');
xlim([0 2000]);


%%
%  Incorporate simple thresholding nonlinearity into transduction cascade
%  Nonlinearity is applied to PDE activity - i.e. all values of P* above
%  threshold are set to threshold.  

RespLength = length(RKAveSingle);
Resp = RKAveSingle(1:RespLength);   % base response to compute R*->I filter
tme = 1:RespLength;                          % time in ms

FreqCutoff = 10;
Thresh = 1.0;                             % threshold for nonlinearity - applied to PDE activity.  Units are relative
                                                 % to max PDE activity for "base" response
tcon1 = 640;
tcon = 300;                                 % T* decay time constant
tcon2 = 300;

Rh = exp(-tme/tcon1);
temp = exp(-tme/tcon);              % T*->PDE filter

P = real(ifft(fft(Rh) .* fft(temp)));   % PDE activity from convolution of R*(t) and T*->P filter
maxP = max(P);                             
Indices = find(P > maxP * Thresh);  % apply threshold
P(Indices) = maxP * Thresh;

filtFFT = fft(Resp) ./ fft(P);
filtFFT(FreqCutoff+1:length(filtFFT)-FreqCutoff) = 0;
filt = real(ifft(filtFFT));
pred = real(ifft(fft(P) .* fft(filt)));

P = cumsum(temp);
P(length(tme)) = 0;
Indices = find(P > maxP * Thresh);
P(Indices) = maxP * Thresh;
pred2 = conv(filt, P, 'full');

RespLength = length(WTAveNormSingle);
Resp = RKAveSingle(1:RespLength);   % base response to compute R*->I filter
tme2 = 1:RespLength;                          % time in ms

Rh = exp(-tme2/tcon1);
temp = exp(-tme2/tcon);              % T*->PDE filter

P = real(ifft(fft(Rh) .* fft(temp)));   % PDE activity from convolution of R*(t) and T*->P filter
Indices = find(P > maxP * Thresh);  % apply threshold
P(Indices) = maxP * Thresh;

filtFFT = fft(Resp) ./ fft(P);
filtFFT(FreqCutoff+1:length(filtFFT)-FreqCutoff) = 0;
filt = real(ifft(filtFFT));

Rh = exp(-tme2/tcon2);

P = real(ifft(fft(Rh) .* fft(temp)));
Indices = find(P > maxP * Thresh);
P(Indices) = maxP * Thresh;
pred1 = real(ifft(fft(P) .* fft(filt)));

figure(1); clf
plot(tme2, filt);
figure(2); clf
pred1 = pred1 + 0.1;
plot(tme, RKAveSingle(1:length(tme)), 'k', tme2, WTAveNormSingle(1:length(tme2)), 'b', tme, CSMAveSingle(1:length(tme)), 'r', tme, pred, 'k', tme2, pred1, 'b', tme, pred2(1:length(tme)), 'r');
set(2, 'DefaultAxesFontSize', 11)
legend('GRK+/-', 'wt', 'CSM', 'GRK+/- pred', 'wt pred', 'CSM pred', 'Location', 'East');
legend boxoff
set(2, 'DefaultAxesFontSize', 14)
xlabel('ms');
ylabel('pA');
xlim([0 2000]);

%%
% nonlinearity with transducin compression

Resp = AveSingles.RKAveSingle;   % base response to compute R*->I filter
temp = [1:6*length(Resp)]*0;
Resp = [Resp temp];
RespLength = length(Resp);
tme = 1:RespLength;                          % time in ms
tcon1 = 600;                                      % R*(t) decay time constant for "base" response - units ms
FreqCutoff = 100;                                
NumSteps = 10;
RhDecayFact = 1;
NumResponses = 1000;
TransCompression = [0 1e-5 3e-5 1e-4 3e-4 1e-3 3e-3 1e-2 3e-2 0.1];
TransRateCompressFlag = 1;
TranTCon = 50;
TransRate = 1;

fprintf(1, 'Remember to fix finite length effects in subroutine\n');
clear Likelihood;

for tcomp = 1:length(TransCompression)
    % run stochastic simulation to get mean rhodopsin time course
    clear SimulateCondition;
    SimulateCondition.NumSteps = NumSteps;
    SimulateCondition.RhDecayFact = RhDecayFact;
    SimulateCondition.SamplingInterval = 1;         % ms
    SimulateCondition.EpochPts = length(Resp);
    SimulateCondition.EpochNumbers(1:NumResponses) = 0;
    SimulateCondition.ExcludeEpochs(1:NumResponses) = 0;
    SimulateCondition.RhodopsinCompression = 0;
    SimulateCondition.ResponseCompression = 0;
    SimulateCondition.NumPtsToPeak = 100;
    SimulateCondition.InitialShutoffRate = SimulateCondition.SamplingInterval * NumSteps / tcon1;
    if (TransRateCompressFlag)
        SimulateCondition.TransCompression = 0;
        SimulateCondition.TransRateCompression = TransCompression(tcomp);
    else
        SimulateCondition.TransCompression = TransCompression(tcomp);
        SimulateCondition.TransRateCompression = 0;
    end
    SimulateCondition.DeterministicRhModel = 1;
    SimulateCondition.DeterministicTrModel = 1;
    SimulateCondition.BaseTransRate = TransRate;                  % cannot exceed 1 - decrease sampling interval to get higher rate
    SimulateCondition.TransDecayTimeConst = TranTCon / SimulateCondition.SamplingInterval;

    if (0)
        SimulateCondition = RhCascadeModel(SimulateCondition, Resp, NumResponses);
        filtFFT = fft(Resp) ./ fft(SimulateCondition.MeanRhTimeCourse);
        filtFFT(FreqCutoff+1:length(filtFFT)-FreqCutoff) = 0;
        WTFilt = real(ifft(filtFFT));
        pred = real(ifft(fft(WTFilt) .* fft(SimulateCondition.MeanRhTimeCourse)));
        pred2 = cumsum(WTFilt);
    else          
        SimulateCondition = RhPlusTransducinCascadeModel(SimulateCondition, Resp, NumResponses);
        filtFFT = fft(Resp) ./ fft(SimulateCondition.MeanTrTimeCourse);
        filtFFT(FreqCutoff+1:length(filtFFT)-FreqCutoff) = 0;
        WTFilt = real(ifft(filtFFT));
        pred = real(ifft(fft(WTFilt) .* fft(SimulateCondition.MeanTrTimeCourse)));
        SimulateCondition.NumSteps = 4;
        SimulateCondition.RhDecayFact = 0;
        SimulateCondition.InitialShutoffRate = SimulateCondition.SamplingInterval / 2000;
        SimulateCondition = RhPlusTransducinCascadeModel(SimulateCondition, Resp, NumResponses);
        pred2 = real(ifft(fft(WTFilt) .* fft(SimulateCondition.MeanTrTimeCourse)));
    end

    % plot
    figure(1);
    plot(tme, WTFilt);
    figure(2); clf
    plot(tme, Resp, 'k', tme, AveSingles.CSMAveSingle(1:length(tme)), 'r', tme, pred, 'k', tme, pred2, 'r');
    set(2, 'DefaultAxesFontSize', 11)
    legend('GRK+/-', 'CSM', 'GRK+/- pred', 'CSM pred', 'Location', 'East');
    legend boxoff
    set(2, 'DefaultAxesFontSize', 14)
    xlabel('ms');
    ylabel('pA');
    xlim([0 2000]);
    Likelihood(tcomp) = normpdf((max(pred2) - AveSingles.CSMPeakAmp) / AveSingles.CSMPeakAmpSEM);
    fprintf(1, '%d\n', Likelihood(tcomp));
    pause(1);
end 

figure(1);
loglog(TransCompression, Likelihood / max(Likelihood));
xlabel('compression');
ylabel('likelihood');

%%
% estimate trasduction cascade in two cases assuming same Rh kinetics
RespLength = length(WTAveNormSingle);

Resp = WTAveNormSingle(1:RespLength);   % base response to compute R*->I filter
tme = 1:RespLength;                          % time in ms
tcon = 320;                                      % R*(t) decay time constant - units ms
FreqCutoff = 10;                                

% compute R*->I filter for first response
Rh = exp(-tme/tcon);

filtFFT = fft(Resp) ./ fft(Rh);
filtFFT(FreqCutoff+1:length(filtFFT)-FreqCutoff) = 0;
filt = real(ifft(filtFFT));
pred = real(ifft(fft(Rh) .* fft(filt)));        % sanity check - essentially checks frequency cutoff

% compute R*->I filter for second response
RespLength = length(GCAPAveNormSingle36C);
Resp = GCAPAveNormSingle36C(1:RespLength);   % base response to compute R*->I filter
tme = 1:RespLength;                          % time in ms
Rh = exp(-tme/tcon);
filtFFT = fft(Resp) ./ fft(Rh);
filtFFT(FreqCutoff+1:length(filtFFT)-FreqCutoff) = 0;
filt2 = real(ifft(filtFFT));
pred2 = real(ifft(fft(Rh) .* fft(filt2)));        % sanity check - essentially checks frequency cutoff

% plot
figure(1);clf
plot(tme(1:length(filt)), filt, tme, filt2, 'r');
figure(2);clf
plot(tme(1:length(filt)), pred, tme, pred2, 'r');



%% 
%----------------------------------------------------------------------------------
% ARCHIVE
%----------------------------------------------------------------------------------
%%
% compare predictions of models as abruptness of rhodopsin inactivation
% varied
% use PCA and every response
% has some problems 

RhDecayFact = [1];
NumResponses = 	500;       % with 5000 resps simulation std ~1%, about 10% std in likelihood
NumSteps = [6 8 10];
RhTCon = [300];
Resp = WTAveNormSingle30C;
Target = WTSingles;
FreqCutoff = 20;                                
Bootstraps = 200;
Verbose = 1;
NumLoops = 1;

clear TPeakRatio VarWidth Likelihood CV TempExpVar TempExpMean;

% step 1: identify space to describe responses and measure distribution of
% experimental responses in this space

% PCA of measured responses
resp = Target.Responses' - repmat(mean(Target.Responses'), size(Target.Responses, 2), 1);
%CovMeasuredSingles = cov(resp) - cov(Target.Failures');
CovMeasuredSingles = cov(resp);
opts.disp = 0;
[EigVec, EigVal] = eigs(CovMeasuredSingles, 3, 'LM', opts);
noise = Target.Failures';
SinglesProjections = resp * EigVec;
NoiseProjections = noise * EigVec;
CV2 = sqrt(var(sum(Target.Responses)) - var(sum(Target.Failures))) / mean(sum(Target.Responses));
ExpVar = var(Target.Responses') - var(Target.Failures');
ExpMean = mean(Target.Responses');

for loop = 1:NumLoops
    
    for perm = 1:Bootstraps
        Indices = randperm(size(resp, 1));
        TempExpMean(perm, :) = mean(SinglesProjections(Indices(1:floor(length(Indices)/4)), :));
        TempExpVar(perm, :) = var(SinglesProjections(Indices(1:floor(length(Indices)/4)), :)) - var(NoiseProjections(Indices(1:floor(length(Indices)/4)), :));
    end
    MeanExpVar = mean(TempExpVar);
    SDExpVar = std(TempExpVar);

    for step = 1:length(NumSteps)

        for tcon = 1:length(RhTCon)

            for decay = 1:length(RhDecayFact)

                RespLength = length(Resp);
                tme = 1:RespLength;                          % time in ms

                % run stochastic simulation to get mean rhodopsin time course
                clear SimulateCondition;
                SimulateCondition.NumSteps = NumSteps(step);
                SimulateCondition.RhDecayFact = RhDecayFact(decay);
                SimulateCondition.SamplingInterval = 1;         % ms
                SimulateCondition.EpochPts = length(Resp);
                SimulateCondition.EpochNumbers(1:NumResponses) = 0;
                SimulateCondition.ExcludeEpochs(1:NumResponses) = 0;
                SimulateCondition.RhodopsinCompression = 0;
                SimulateCondition.ResponseCompression = 0;
                SimulateCondition.InitialShutoffRate = SimulateCondition.SamplingInterval * NumSteps(step) / RhTCon(tcon);
                SimulateCondition.NumPtsToPeak = 100;
                SimulateCondition = RhCascadeModel(SimulateCondition, Resp, NumResponses);

                % compute transduction cascade filter
                filtFFT = fft(Resp) ./ fft(SimulateCondition.MeanRhTimeCourse);
                filtFFT(FreqCutoff+1:length(filtFFT)-FreqCutoff) = 0;
                WTFilt = real(ifft(filtFFT));    

                % generate responses
                clear SimulateCondition;
                SimulateCondition.SamplingInterval = 1;         % ms
                SimulateCondition.EpochPts = length(WTFilt);
                SimulateCondition.EpochNumbers(1:NumResponses) = 0;
                SimulateCondition.ExcludeEpochs(1:NumResponses) = 0;
                SimulateCondition.RhDecayFact = RhDecayFact(decay);
                SimulateCondition.InitialShutoffRate = SimulateCondition.SamplingInterval * NumSteps(step) / RhTCon(tcon);
                SimulateCondition.NumSteps = NumSteps(step);
                SimulateCondition.ResponseCompression = 0;
                SimulateCondition.RhodopsinCompression = 0;
                SimulateCondition.NumPtsToPeak = 100;

                % multi-step shutoff
                SimulateCondition = RhCascadeModel(SimulateCondition, WTFilt, NumResponses);

                % compare modeled and measured mean squared and variance
                clear SimProjections SimProb respLength
                respLength = min([size(resp, 2) size(SimulateCondition.NormSingles, 1)]);
                resp = SimulateCondition.NormSingles' - repmat(mean(SimulateCondition.NormSingles'), NumResponses, 1);
                SimProjections = resp(:, 1:respLength) * EigVec(1:respLength, :);
                SimVar = var(SimProjections);
                SimProb = abs(SimVar - MeanExpVar) ./ SDExpVar;

                MeanSingle = mean(SimulateCondition.NormSingles');
                SimEigVec = EigVec(1:respLength, :);
                resp = SimProjections * SimEigVec' + repmat(MeanSingle(1:respLength), NumResponses, 1);
                figure(2); clf
                plot(mean(resp).^2/10);
                hold on;
                plot(var(resp));
                plot(mean(SimulateCondition.NormSingles').^2/10, 'r');
                plot(var(SimulateCondition.NormSingles'), 'r');
                plot(ExpVar, 'k');
                plot(ExpMean.^2/10, 'k');
                
                CV = std(sum(SimulateCondition.NormSingles)) / mean(sum(SimulateCondition.NormSingles));
                
                Likelihood(decay, tcon, step) = prod(normpdf(SimProb));
                if (Verbose)
                    fprintf(1, '\tCV = %d (%d) Likelihood = %d\n', CV, CV2, Likelihood(decay, tcon, step));
                    SimProb
                end
                pause(0.1)

            end

        end

    end

    [MaxVal, MaxLoc] = max(Likelihood(:));
    MaxLoc = MaxLoc-1;
    Index1 = floor(MaxLoc / (length(RhDecayFact) * length(RhTCon)));
    Index2 = floor((MaxLoc - Index1 * (length(RhDecayFact) * length(RhTCon))) / length(RhDecayFact));
    Index3 = MaxLoc - Index1 * (length(RhDecayFact) * length(RhTCon)) - Index2 * length(RhDecayFact);

    fprintf(1, '%d %d %d\n', Index1+1, Index2+1, Index3+1);
    fprintf(1, '%d %d %d\n', NumSteps(Index1+1), RhTCon(Index2+1), RhDecayFact(Index3+1));

end
